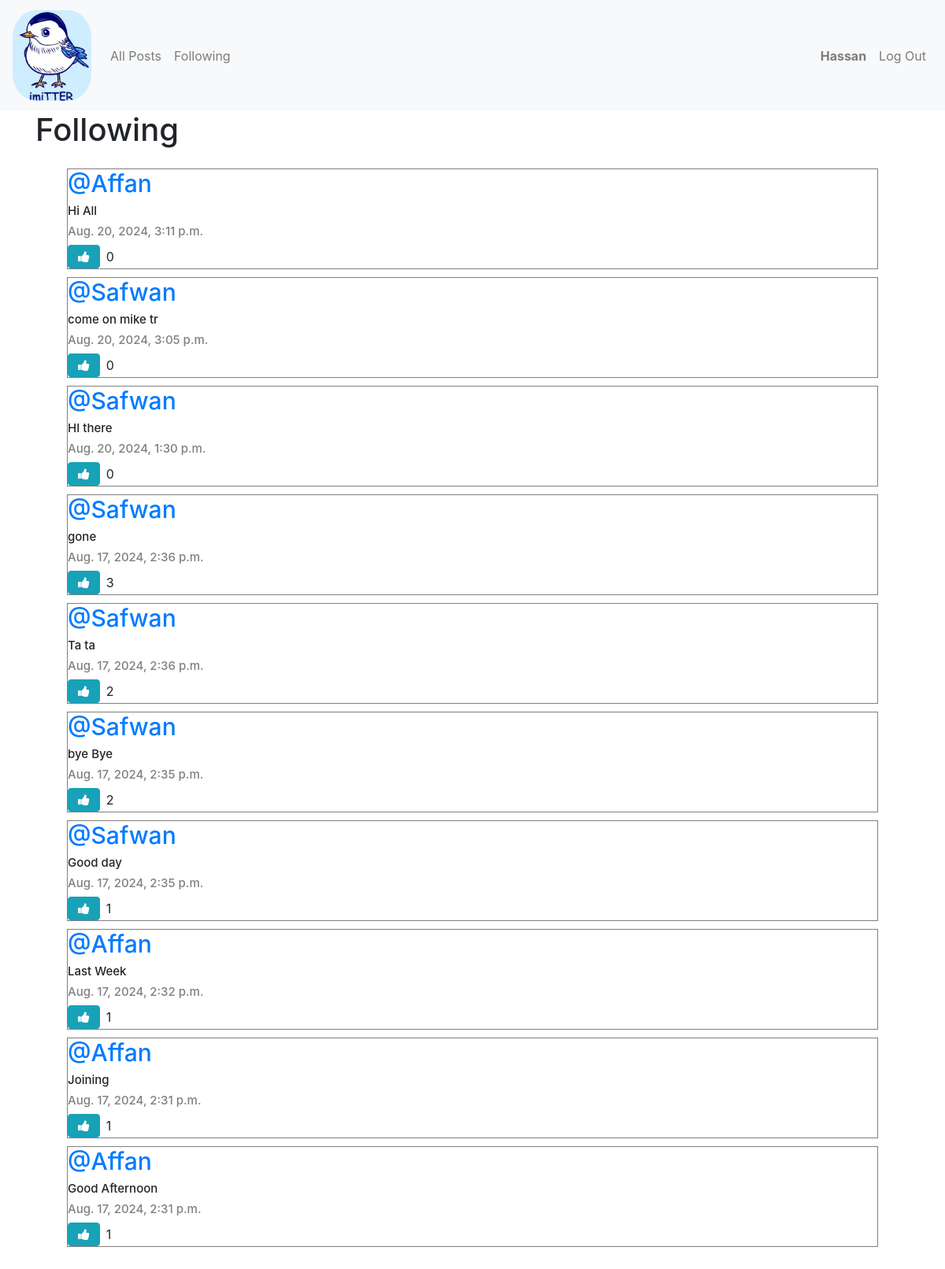
/following (signed in), run on the app's committed database.
### network/models.py (models this page shows, shortened)
class User(AbstractUser):
    pass

class Post(models.Model):
    content = models.CharField(max_length=140)
    user = models.ForeignKey(User, on_delete=models.CASCADE, related_name="author")
    date = models.DateTimeField(auto_now_add=True)
    def like_count(self):
        return self.post_like.count()

### network/views.py (the view)
# urls.py: path("following", views.following, name="following"),
def following(request):
    currentUser = User.objects.get(pk=request.user.id)
    followingPeople = Follow.objects.filter(user=currentUser)
    allPosts = Post.objects.all().order_by('id').reverse()
    followingPosts = []
    for post in allPosts:
        for person in followingPeople:
            if person.user_follower == post.user:
                followingPosts.append(post)
    paginator = Paginator(followingPosts, 10)
    page_number = request.GET.get('page')
    posts_of_the_page = paginator.get_page(page_number)
    return render(request, "network/following.html", {
        "posts_of_the_page": posts_of_the_page
    })

### network/templates/network/following.html (shortened to what this page needs)
{% extends "network/layout.html" %}
{% block body %}
<h1>Following</h1>
<div class="all-posts">
    {% for post in posts_of_the_page %}
    <div class="row post">
        <h5 class="username"><a href="{% url 'profile' user_id=post.user.id %}">@{{ post.user }}</a></h5>
        <h6 class="content">{{ post.content }}</h6>
        <h6 class="date">{{ post.date }}</h6>
        <div class="d-flex align-items-center like-unlike-buttons">
            {% if user.is_authenticated %}
            <div class="d-flex align-items-center">
                <button
                    class="btn btn-info fa {% if post.id in whoYouLiked %}fa-thumbs-down{% else %}fa-thumbs-up{% endif %}"
                    onclick="likeHandler({{ post.id }}, {{ whoYouLiked }})" id="{{ post.id }}"></button>
                <p id="like-count-{{ post.id }}" class="ml-2 mb-0">{{ post.like_count }}</p>
            </div>
            {% endif %}
        </div>
    </div>
    {% endfor %}
</div>
{% endblock %}
{% load static %}

### network/templates/network/layout.html (shortened to what this page needs)
{% load static %}
<!DOCTYPE html>
<html lang="en">
<head>
    <link rel="stylesheet" href="https://stackpath.bootstrapcdn.com/bootstrap/4.4.1/css/bootstrap.min.css"
>
    <link href="{% static 'network/styles.css' %}" rel="stylesheet">
    <link rel="stylesheet" href="https://cdnjs.cloudflare.com/ajax/libs/font-awesome/4.7.0/css/font-awesome.min.css">
</head>
<body>
    <nav class="navbar navbar-expand-lg navbar-light bg-light">
        <a class="navbar-brand" href="{% url 'index' %}">
            <img class="img-fluid" src="{% static 'Images/blue.jpg' %}" alt="imiTTER"
                style="max-width: 100px; border-radius: 30%;">
        </a>
        <ul class="navbar-nav d-flex w-100 align-items-center">
            <li class="nav-item">
                <a class="nav-link" href="{% url 'index' %}">All Posts</a>
            </li>
            {% if user.is_authenticated %}
            <li class="nav-item">
                <a class="nav-link" href="{% url 'following' %}">Following</a>
            </li>
            {% endif %}
            {% if user.is_authenticated %}
            <li class="nav-item">
                <a class="nav-link" href="{% url 'profile' user_id=user.id %}"><strong>{{ user.username }}</strong></a>
            </li>
            <li class="nav-item">
                <a class="nav-link" href="{% url 'logout' %}">Log Out</a>
            </li>
            {% endif %}
        </ul>
    </nav>
    <div class="body container">
        {% block body %}
        {% endblock %}
    </div>
</body>
</html>

### network/static/network/styles.css (style rules this page uses)
.all-posts { display: flex; justify-content: flex-start; flex-direction: column; margin: 20px; }
.post { border: 0.1px solid gray; display: flex; justify-content: center; flex-direction: column; box-sizing: border-box; margin: 5px 20px; }
.content { font-size: 15px; }
.username { font-size: 30px; }
.date { color: gray; font-size: 15px; }

### data on the page
User: username "Hassan"
Post: user "Affan", content "Hi All", date "Aug. 20, 2024, 3:11 p.m.", like_count "0"
Post: user "Safwan", content "come on mike tr", date "Aug. 20, 2024, 3:05 p.m.", like_count "0"
Post: user "Safwan", content "HI there", date "Aug. 20, 2024, 1:30 p.m.", like_count "0"
Post: user "Safwan", content "gone", date "Aug. 17, 2024, 2:36 p.m.", like_count "3"
Post: user "Safwan", content "Ta ta", date "Aug. 17, 2024, 2:36 p.m.", like_count "2"
Post: user "Safwan", content "bye Bye", date "Aug. 17, 2024, 2:35 p.m.", like_count "2"
Post: user "Safwan", content "Good day", date "Aug. 17, 2024, 2:35 p.m.", like_count "1"
Post: user "Affan", content "Last Week", date "Aug. 17, 2024, 2:32 p.m.", like_count "1"
Post: user "Affan", content "Joining", date "Aug. 17, 2024, 2:31 p.m.", like_count "1"
Post: user "Affan", content "Good Afternoon", date "Aug. 17, 2024, 2:31 p.m.", like_count "1"
